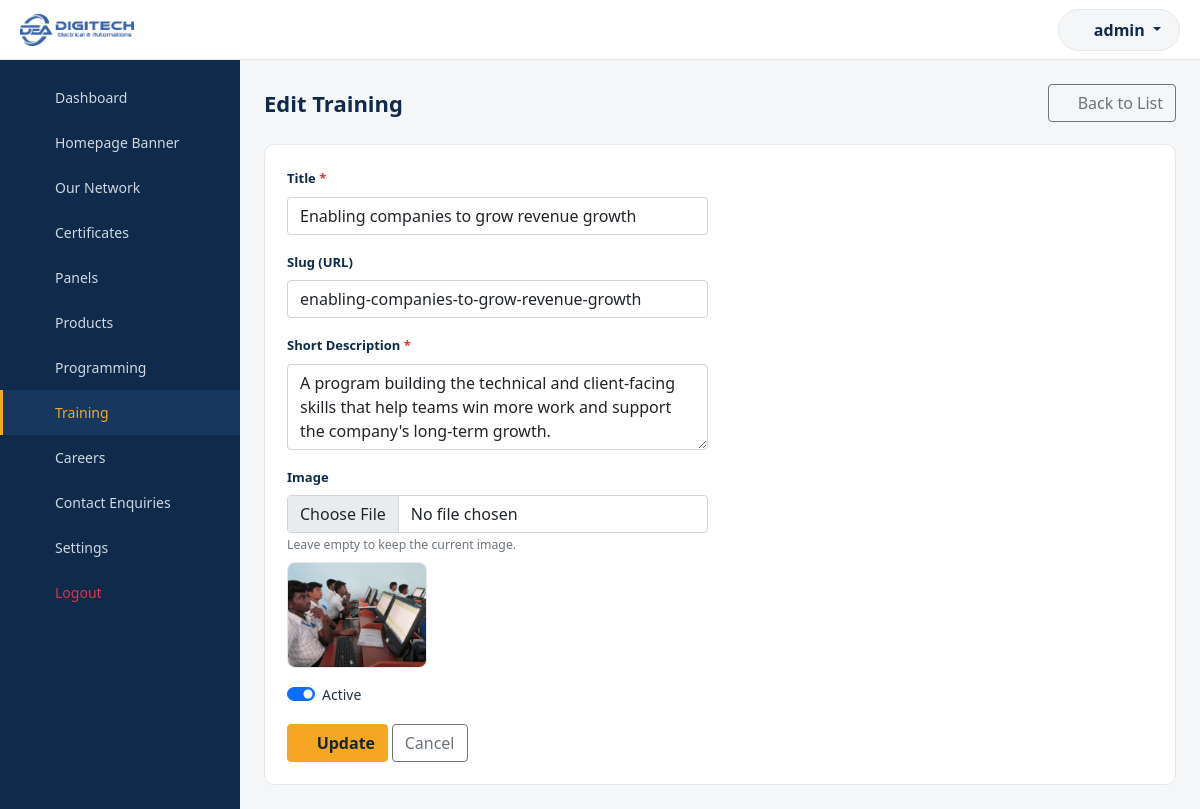
/ktgadmin/training/edit.php?id=2 (signed in), run on the app's committed database.
### tables this page shows
CREATE TABLE `tbl_training` (
  `id` INT UNSIGNED NOT NULL AUTO_INCREMENT,
  `slug` VARCHAR(150) NOT NULL,
  `title` VARCHAR(255) NOT NULL,
  `image` VARCHAR(255) NOT NULL,
  `description` TEXT NOT NULL,
  `display_order` INT NOT NULL DEFAULT 0,
  `status` TINYINT(1) NOT NULL DEFAULT 1,
  `created_at` DATETIME NOT NULL,
  `updated_at` DATETIME NOT NULL,
  PRIMARY KEY (`id`),
  UNIQUE KEY `uq_training_slug` (`slug`)
);

### ktgadmin/includes/functions.php (called while the page is built, shortened)
<?php
function clean($str)
{
    return htmlspecialchars(trim((string) $str), ENT_QUOTES, 'UTF-8');
}
function upload_url($relativePath)
{
    return UPLOAD_URL . '/' . ltrim($relativePath, '/');
}

### ktgadmin/training/edit.php (the view, shortened to what this page needs)
<?php
require_once __DIR__ . '/../includes/db.php';
require_once __DIR__ . '/../includes/functions.php';
$id = (int) ($_GET['id'] ?? 0);
$stmt = mysqli_prepare($conn, 'SELECT * FROM tbl_training WHERE id = ?');
mysqli_stmt_bind_param($stmt, 'i', $id);
mysqli_stmt_execute($stmt);
$item = mysqli_fetch_assoc(mysqli_stmt_get_result($stmt));
require_once __DIR__ . '/../includes/header.php';
require_once __DIR__ . '/../includes/sidebar.php';
?>
<div class="page-header">
    <h1>Edit Training</h1>
    <a href="index.php" class="btn btn-outline-secondary"><i class="fa-light fa-arrow-left"></i> Back to List</a>
</div>
<div class="admin-card">
    <form class="ajax-form" action="../ajax/training.php" method="post" enctype="multipart/form-data" data-redirect="index.php">
        <div class="row">
            <div class="col-md-6">
                <div class="mb-3">
                    <label class="form-label required">Title</label>
                    <input type="text" name="title" id="titleInput" class="form-control" required value="<?php echo clean($item['title']); ?>">
                </div>
                <div class="mb-3">
                    <label class="form-label">Slug (URL)</label>
                    <input type="text" name="slug" id="slugInput" class="form-control" value="<?php echo clean($item['slug']); ?>">
                </div>
                <div class="mb-3">
                    <label class="form-label required">Short Description</label>
                    <textarea name="description" class="form-control" rows="3" required><?php echo clean($item['description']); ?></textarea>
                </div>
                <div class="mb-3">
                    <label class="form-label">Image</label>
                    <input type="file" name="image" class="form-control" accept=".jpg,.jpeg,.png,.webp,.gif">
                    <small class="text-muted">Leave empty to keep the current image.</small><br>
                    <img src="<?php echo upload_url($item['image']); ?>" class="current-image-preview">
                </div>
                <div class="form-check form-switch mb-3">
                    <input type="checkbox" class="form-check-input" id="statusCheck" name="status" value="1" <?php echo $item['status'] ? 'checked' : ''; ?>>
                    <label class="form-check-label" for="statusCheck">Active</label>
                </div>
            </div>
        </div>
        <button type="submit" class="btn btn-admin-primary"><i class="fa-light fa-floppy-disk"></i> Update</button>
        <a href="index.php" class="btn btn-outline-secondary">Cancel</a>
    </form>
</div>
<?php require_once __DIR__ . '/../includes/footer.php'; ?>

### ktgadmin/css/admin.css (style rules this page uses)
:root { --admin-primary: #F5A623; --admin-dark: #0F2A4A; --admin-dark-2: #16385f; --admin-bg: #f4f6f8; --admin-border: #e5e9ec; }
* { box-sizing: border-box; }
body { background: var(--admin-bg); font-family: system-ui, -apple-system, "Segoe UI", Roboto, sans-serif; font-size: 14px; color: #23303d; margin: 0; }
a { text-decoration: none; }
.page-header { display: flex; align-items: center; justify-content: space-between; flex-wrap: wrap; gap: 12px; margin-bottom: 22px; }
.page-header h1 { font-size: 22px; margin: 0; color: var(--admin-dark); font-weight: 700; }
.admin-card { background: #fff; border-radius: 10px; border: 1px solid var(--admin-border); padding: 22px; }
.btn-admin-primary { background: var(--admin-primary); border-color: var(--admin-primary); color: #17252b; font-weight: 600; }
.form-label { font-weight: 600; font-size: 13px; color: var(--admin-dark); }
.required::after { content: " *"; color: #dc3545; }
.current-image-preview { max-width: 140px; border-radius: 8px; border: 1px solid var(--admin-border); margin-top: 8px; }

### data on the page
tbl_training: title "Enabling companies to grow revenue growth", slug "enabling-companies-to-grow-revenue-growth", description "A program building the technical and client-facing skills that help teams win more work and support the company's long-term growth.", image (picture), status "☑"

### other printed values
$adminUsername "admin"
$navItem['label'] "Dashboard"
$navItem['label'] "Homepage Banner"
$navItem['label'] "Our Network"
$navItem['label'] "Certificates"
$navItem['label'] "Panels"
$navItem['label'] "Products"
$navItem['label'] "Programming"
$navItem['label'] "Training"
$navItem['label'] "Careers"
$navItem['label'] "Contact Enquiries"
$navItem['label'] "Settings"
